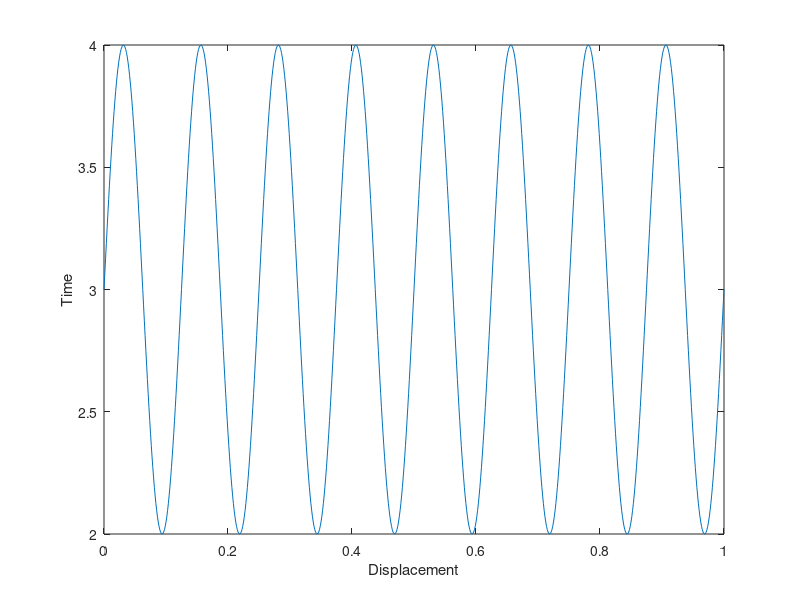

Recreate this plot in MATLAB.
SR=100;
t=1/SR;
hz=8;
seconds=1;
T = (0:t:hz*seconds);
s=3+sin(2*pi*T);
TT=0:t/hz:seconds;
plot(TT,s);
xlabel('Displacement');
ylabel('Time');